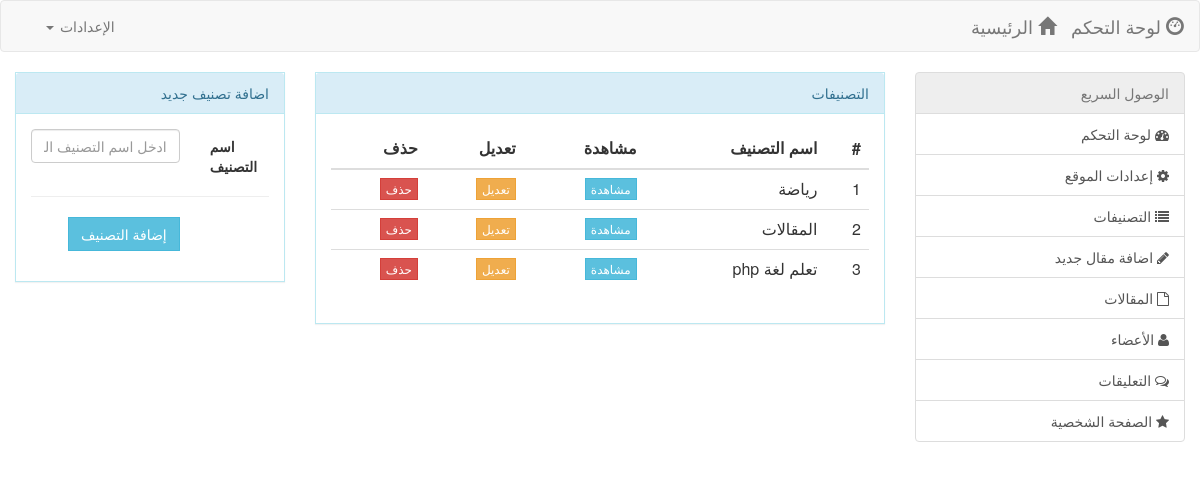
The app's page /admin-cp/category.php (signed in) with its own data.
### tables this page shows
CREATE TABLE `category` (
  `cate_id` int(11) NOT NULL,
  `category` text NOT NULL
);

### admin-cp/category.php (the view, shortened to what this page needs)
<?php
	include_once("inc/header.php");
	include_once("inc/sidebar.php");
?>
<article class="col-lg-9">
	<div class="row">
		<div class="col-md-8">
			<div class="panel panel-info">
			  <div class="panel-heading">التصنيفات </div>
			  <div class="panel-body">
<table class="table table-hover">
<thead>
	<tr>
		<th>#</th>
		<th>اسم التصنيف</th>
		<th>مشاهدة</th>
		<th>تعديل</th>
		<th>حذف</th>
	</tr>
</thead>
<tbody>
<?php
	$cat = mysqli_query($conn, "SELECT * FROM `category` ORDER BY `cate_id` DESC");
	$num = 1;
	while($category = mysqli_fetch_assoc($cat)){
		echo '
			<tr>
				<td>'.$num.'</td>
				<td>'.$category['category'].'</td>
				<td><a href="../category.php?cate='.$category['category'].'" target="_blank" class="btn btn-info btn-xs">مشاهدة</a></td>
				<td><a href="edite-category.php?cate='.$category['cate_id'].'" class="btn btn-warning btn-xs">تعديل</a></td>
				<td><a href="category.php?delete='.$category['cate_id'].'" class="btn btn-danger btn-xs">حذف</a></td>
			</tr>
		';
	$num++;
	}
?>
</tbody>
</table>
			  </div>
			</div>
		</div>
		<div class="col-md-4">
			<div class="panel panel-info">
			  <div class="panel-heading">اضافة تصنيف جديد</div>
			  <div class="panel-body">
				<form action="" method="post" class="form-horizontal">
				  <div class="form-group">
					<label for="category" class="col-sm-4 control-label">اسم التصنيف</label>
					<div class="col-sm-8">
					  <input type="text" class="form-control" name="category" id="category" placeholder="ادخل اسم التصنيف الجديد">
					</div>
				  </div>
				  <hr />
				  <div class="form-group">
					<div class="col-sm-offset-4 col-sm-8">
					  <input type="submit" class="btn btn-info" name="add_cat" value="إضافة التصنيف" />
					</div>
				  </div>
				</form>
			  </div>
			</div>
		</div>
	</div>
</article>
<?php
	include_once("inc/footer.php");
?>

### css/style.css (style rules this page uses)
.btn { border-radius: 0px; }
.panel { border-radius: 0px; }

### records on screen
category: category "رياضة"
category: category "المقالات"
category: category "تعلم لغة php"
